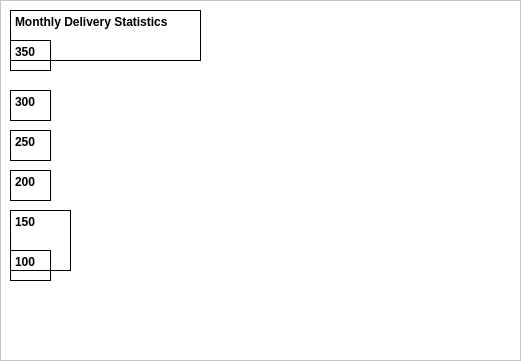
       <widget class="QFrame" name="frame_8">
        <property name="geometry">
         <rect>
          <x>740</x>
          <y>410</y>
          <width>521</width>
          <height>361</height>
         </rect>
        </property>
        <property name="styleSheet">
         <string notr="true">background-color: qlineargradient(spread:pad, x1:0, y1:0, x2:0.0717489, y2:0.125, stop:0 rgba(0, 170, 127, 108), stop:1 rgba(255, 255, 255, 255));
background-color: rgb(255, 255, 255);</string>
        </property>
        <property name="frameShape">
         <enum>QFrame::Shape::StyledPanel</enum>
        </property>
        <property name="frameShadow">
         <enum>QFrame::Shadow::Raised</enum>
        </property>
        <widget class="QTextEdit" name="textEdit_33">
         <property name="geometry">
          <rect>
           <x>10</x>
           <y>10</y>
           <width>191</width>
           <height>51</height>
          </rect>
         </property>
         <property name="styleSheet">
          <string notr="true">color:black;
color: rgb(0, 0, 0);
background-color: qlineargradient(spread:pad, x1:0, y1:0, x2:1, y2:1, stop:0 rgba(0, 0, 0, 0));</string>
         </property>
         <property name="html">
          <string>&lt;!DOCTYPE HTML PUBLIC &quot;-//W3C//DTD HTML 4.0//EN&quot; &quot;http://www.w3.org/TR/REC-html40/strict.dtd&quot;&gt;
&lt;html&gt;&lt;head&gt;&lt;meta name=&quot;qrichtext&quot; content=&quot;1&quot; /&gt;&lt;meta charset=&quot;utf-8&quot; /&gt;&lt;style type=&quot;text/css&quot;&gt;
p, li { white-space: pre-wrap; }
hr { height: 1px; border-width: 0; }
li.unchecked::marker { content: &quot;\2610&quot;; }
li.checked::marker { content: &quot;\2612&quot;; }
&lt;/style&gt;&lt;/head&gt;&lt;body style=&quot; font-family:'Segoe UI'; font-size:9pt; font-weight:400; font-style:normal;&quot;&gt;
&lt;p style=&quot; margin-top:0px; margin-bottom:0px; margin-left:0px; margin-right:0px; -qt-block-indent:0; text-indent:0px;&quot;&gt;&lt;span style=&quot; font-weight:700; color:#000000;&quot;&gt;Monthly Delivery Statistics&lt;/span&gt;&lt;/p&gt;&lt;/body&gt;&lt;/html&gt;</string>
         </property>
        </widget>
        <widget class="QTextEdit" name="textEdit_34">
         <property name="geometry">
          <rect>
           <x>10</x>
           <y>250</y>
           <width>41</width>
           <height>31</height>
          </rect>
         </property>
         <property name="styleSheet">
          <string notr="true">background-color: qlineargradient(spread:pad, x1:0, y1:0, x2:1, y2:1, stop:0 rgba(0, 0, 0, 0));</string>
         </property>
         <property name="html">
          <string>&lt;!DOCTYPE HTML PUBLIC &quot;-//W3C//DTD HTML 4.0//EN&quot; &quot;http://www.w3.org/TR/REC-html40/strict.dtd&quot;&gt;
&lt;html&gt;&lt;head&gt;&lt;meta name=&quot;qrichtext&quot; content=&quot;1&quot; /&gt;&lt;meta charset=&quot;utf-8&quot; /&gt;&lt;style type=&quot;text/css&quot;&gt;
p, li { white-space: pre-wrap; }
hr { height: 1px; border-width: 0; }
li.unchecked::marker { content: &quot;\2610&quot;; }
li.checked::marker { content: &quot;\2612&quot;; }
&lt;/style&gt;&lt;/head&gt;&lt;body style=&quot; font-family:'Segoe UI'; font-size:9pt; font-weight:400; font-style:normal;&quot;&gt;
&lt;p style=&quot; margin-top:0px; margin-bottom:0px; margin-left:0px; margin-right:0px; -qt-block-indent:0; text-indent:0px;&quot;&gt;&lt;span style=&quot; font-weight:700;&quot;&gt;100&lt;/span&gt;&lt;/p&gt;&lt;/body&gt;&lt;/html&gt;</string>
         </property>
        </widget>
        <widget class="QTextEdit" name="textEdit_35">
         <property name="geometry">
          <rect>
           <x>10</x>
           <y>40</y>
           <width>41</width>
           <height>31</height>
          </rect>
         </property>
         <property name="styleSheet">
          <string notr="true">background-color: qlineargradient(spread:pad, x1:0, y1:0, x2:1, y2:1, stop:0 rgba(0, 0, 0, 0));</string>
         </property>
         <property name="html">
          <string>&lt;!DOCTYPE HTML PUBLIC &quot;-//W3C//DTD HTML 4.0//EN&quot; &quot;http://www.w3.org/TR/REC-html40/strict.dtd&quot;&gt;
&lt;html&gt;&lt;head&gt;&lt;meta name=&quot;qrichtext&quot; content=&quot;1&quot; /&gt;&lt;meta charset=&quot;utf-8&quot; /&gt;&lt;style type=&quot;text/css&quot;&gt;
p, li { white-space: pre-wrap; }
hr { height: 1px; border-width: 0; }
li.unchecked::marker { content: &quot;\2610&quot;; }
li.checked::marker { content: &quot;\2612&quot;; }
&lt;/style&gt;&lt;/head&gt;&lt;body style=&quot; font-family:'Segoe UI'; font-size:9pt; font-weight:400; font-style:normal;&quot;&gt;
&lt;p style=&quot; margin-top:0px; margin-bottom:0px; margin-left:0px; margin-right:0px; -qt-block-indent:0; text-indent:0px;&quot;&gt;&lt;span style=&quot; font-weight:700;&quot;&gt;350&lt;/span&gt;&lt;/p&gt;&lt;/body&gt;&lt;/html&gt;</string>
         </property>
        </widget>
        <widget class="QTextEdit" name="textEdit_36">
         <property name="geometry">
          <rect>
           <x>10</x>
           <y>90</y>
           <width>41</width>
           <height>31</height>
          </rect>
         </property>
         <property name="styleSheet">
          <string notr="true">background-color: qlineargradient(spread:pad, x1:0, y1:0, x2:1, y2:1, stop:0 rgba(0, 0, 0, 0));</string>
         </property>
         <property name="html">
          <string>&lt;!DOCTYPE HTML PUBLIC &quot;-//W3C//DTD HTML 4.0//EN&quot; &quot;http://www.w3.org/TR/REC-html40/strict.dtd&quot;&gt;
&lt;html&gt;&lt;head&gt;&lt;meta name=&quot;qrichtext&quot; content=&quot;1&quot; /&gt;&lt;meta charset=&quot;utf-8&quot; /&gt;&lt;style type=&quot;text/css&quot;&gt;
p, li { white-space: pre-wrap; }
hr { height: 1px; border-width: 0; }
li.unchecked::marker { content: &quot;\2610&quot;; }
li.checked::marker { content: &quot;\2612&quot;; }
&lt;/style&gt;&lt;/head&gt;&lt;body style=&quot; font-family:'Segoe UI'; font-size:9pt; font-weight:400; font-style:normal;&quot;&gt;
&lt;p style=&quot; margin-top:0px; margin-bottom:0px; margin-left:0px; margin-right:0px; -qt-block-indent:0; text-indent:0px;&quot;&gt;&lt;span style=&quot; font-weight:700;&quot;&gt;300&lt;/span&gt;&lt;/p&gt;&lt;/body&gt;&lt;/html&gt;</string>
         </property>
        </widget>
        <widget class="QTextEdit" name="textEdit_37">
         <property name="geometry">
          <rect>
           <x>10</x>
           <y>130</y>
           <width>41</width>
           <height>31</height>
          </rect>
         </property>
         <property name="styleSheet">
          <string notr="true">background-color: qlineargradient(spread:pad, x1:0, y1:0, x2:1, y2:1, stop:0 rgba(0, 0, 0, 0));</string>
         </property>
         <property name="html">
          <string>&lt;!DOCTYPE HTML PUBLIC &quot;-//W3C//DTD HTML 4.0//EN&quot; &quot;http://www.w3.org/TR/REC-html40/strict.dtd&quot;&gt;
&lt;html&gt;&lt;head&gt;&lt;meta name=&quot;qrichtext&quot; content=&quot;1&quot; /&gt;&lt;meta charset=&quot;utf-8&quot; /&gt;&lt;style type=&quot;text/css&quot;&gt;
p, li { white-space: pre-wrap; }
hr { height: 1px; border-width: 0; }
li.unchecked::marker { content: &quot;\2610&quot;; }
li.checked::marker { content: &quot;\2612&quot;; }
&lt;/style&gt;&lt;/head&gt;&lt;body style=&quot; font-family:'Segoe UI'; font-size:9pt; font-weight:400; font-style:normal;&quot;&gt;
&lt;p style=&quot; margin-top:0px; margin-bottom:0px; margin-left:0px; margin-right:0px; -qt-block-indent:0; text-indent:0px;&quot;&gt;&lt;span style=&quot; font-weight:700;&quot;&gt;250&lt;/span&gt;&lt;/p&gt;&lt;/body&gt;&lt;/html&gt;</string>
         </property>
        </widget>
        <widget class="QTextEdit" name="textEdit_38">
         <property name="geometry">
          <rect>
           <x>10</x>
           <y>170</y>
           <width>41</width>
           <height>31</height>
          </rect>
         </property>
         <property name="styleSheet">
          <string notr="true">background-color: qlineargradient(spread:pad, x1:0, y1:0, x2:1, y2:1, stop:0 rgba(0, 0, 0, 0));</string>
         </property>
         <property name="html">
          <string>&lt;!DOCTYPE HTML PUBLIC &quot;-//W3C//DTD HTML 4.0//EN&quot; &quot;http://www.w3.org/TR/REC-html40/strict.dtd&quot;&gt;
&lt;html&gt;&lt;head&gt;&lt;meta name=&quot;qrichtext&quot; content=&quot;1&quot; /&gt;&lt;meta charset=&quot;utf-8&quot; /&gt;&lt;style type=&quot;text/css&quot;&gt;
p, li { white-space: pre-wrap; }
hr { height: 1px; border-width: 0; }
li.unchecked::marker { content: &quot;\2610&quot;; }
li.checked::marker { content: &quot;\2612&quot;; }
&lt;/style&gt;&lt;/head&gt;&lt;body style=&quot; font-family:'Segoe UI'; font-size:9pt; font-weight:400; font-style:normal;&quot;&gt;
&lt;p style=&quot; margin-top:0px; margin-bottom:0px; margin-left:0px; margin-right:0px; -qt-block-indent:0; text-indent:0px;&quot;&gt;&lt;span style=&quot; font-weight:700;&quot;&gt;200&lt;/span&gt;&lt;/p&gt;&lt;/body&gt;&lt;/html&gt;</string>
         </property>
        </widget>
        <widget class="QTextEdit" name="textEdit_39">
         <property name="geometry">
          <rect>
           <x>10</x>
           <y>210</y>
           <width>61</width>
           <height>61</height>
          </rect>
         </property>
         <property name="styleSheet">
          <string notr="true">background-color: qlineargradient(spread:pad, x1:0, y1:0, x2:1, y2:1, stop:0 rgba(0, 0, 0, 0));</string>
         </property>
         <property name="html">
          <string>&lt;!DOCTYPE HTML PUBLIC &quot;-//W3C//DTD HTML 4.0//EN&quot; &quot;http://www.w3.org/TR/REC-html40/strict.dtd&quot;&gt;
&lt;html&gt;&lt;head&gt;&lt;meta name=&quot;qrichtext&quot; content=&quot;1&quot; /&gt;&lt;meta charset=&quot;utf-8&quot; /&gt;&lt;style type=&quot;text/css&quot;&gt;
p, li { white-space: pre-wrap; }
hr { height: 1px; border-width: 0; }
li.unchecked::marker { content: &quot;\2610&quot;; }
li.checked::marker { content: &quot;\2612&quot;; }
&lt;/style&gt;&lt;/head&gt;&lt;body style=&quot; font-family:'Segoe UI'; font-size:9pt; font-weight:400; font-style:normal;&quot;&gt;
&lt;p style=&quot; margin-top:0px; margin-bottom:0px; margin-left:0px; margin-right:0px; -qt-block-indent:0; text-indent:0px;&quot;&gt;&lt;span style=&quot; font-weight:700;&quot;&gt;150&lt;/span&gt;&lt;/p&gt;
&lt;p style=&quot;-qt-paragraph-type:empty; margin-top:0px; margin-bottom:0px; margin-left:0px; margin-right:0px; -qt-block-indent:0; text-indent:0px; font-weight:700;&quot;&gt;&lt;br /&gt;&lt;/p&gt;&lt;/body&gt;&lt;/html&gt;</string>
         </property>
        </widget>
        <widget class="QTextEdit" name="textEdit_40">
         <property name="geometry">
          <rect>
           <x>530</x>
           <y>450</y>
           <width>41</width>
           <height>31</height>
          </rect>
         </property>
         <property name="styleSheet">
          <string notr="true">background-color: qlineargradient(spread:pad, x1:0, y1:0, x2:1, y2:1, stop:0 rgba(0, 0, 0, 0));
color:black;</string>
         </property>
         <property name="html">
          <string>&lt;!DOCTYPE HTML PUBLIC &quot;-//W3C//DTD HTML 4.0//EN&quot; &quot;http://www.w3.org/TR/REC-html40/strict.dtd&quot;&gt;
&lt;html&gt;&lt;head&gt;&lt;meta name=&quot;qrichtext&quot; content=&quot;1&quot; /&gt;&lt;meta charset=&quot;utf-8&quot; /&gt;&lt;style type=&quot;text/css&quot;&gt;
p, li { white-space: pre-wrap; }
hr { height: 1px; border-width: 0; }
li.unchecked::marker { content: &quot;\2610&quot;; }
li.checked::marker { content: &quot;\2612&quot;; }
&lt;/style&gt;&lt;/head&gt;&lt;body style=&quot; font-family:'Segoe UI'; font-size:9pt; font-weight:400; font-style:normal;&quot;&gt;
&lt;p style=&quot; margin-top:0px; margin-bottom:0px; margin-left:0px; margin-right:0px; -qt-block-indent:0; text-indent:0px;&quot;&gt;&lt;span style=&quot; font-weight:700;&quot;&gt;Mon&lt;/span&gt;&lt;/p&gt;&lt;/body&gt;&lt;/html&gt;</string>
         </property>
        </widget>
        <widget class="QTextEdit" name="textEdit_41">
         <property name="geometry">
          <rect>
           <x>440</x>
           <y>450</y>
           <width>41</width>
           <height>31</height>
          </rect>
         </property>
         <property name="styleSheet">
          <string notr="true">background-color: qlineargradient(spread:pad, x1:0, y1:0, x2:1, y2:1, stop:0 rgba(0, 0, 0, 0));
color:black;</string>
         </property>
         <property name="html">
          <string>&lt;!DOCTYPE HTML PUBLIC &quot;-//W3C//DTD HTML 4.0//EN&quot; &quot;http://www.w3.org/TR/REC-html40/strict.dtd&quot;&gt;
&lt;html&gt;&lt;head&gt;&lt;meta name=&quot;qrichtext&quot; content=&quot;1&quot; /&gt;&lt;meta charset=&quot;utf-8&quot; /&gt;&lt;style type=&quot;text/css&quot;&gt;
p, li { white-space: pre-wrap; }
hr { height: 1px; border-width: 0; }
li.unchecked::marker { content: &quot;\2610&quot;; }
li.checked::marker { content: &quot;\2612&quot;; }
&lt;/style&gt;&lt;/head&gt;&lt;body style=&quot; font-family:'Segoe UI'; font-size:9pt; font-weight:400; font-style:normal;&quot;&gt;
&lt;p style=&quot; margin-top:0px; margin-bottom:0px; margin-left:0px; margin-right:0px; -qt-block-indent:0; text-indent:0px;&quot;&gt;&lt;span style=&quot; font-weight:700;&quot;&gt;Sun&lt;/span&gt;&lt;/p&gt;&lt;/body&gt;&lt;/html&gt;</string>
         </property>
        </widget>
        <widget class="QLabel" name="label_2">
         <property name="geometry">
          <rect>
           <x>100</x>
           <y>20</y>
           <width>41</width>
           <height>61</height>
          </rect>
         </property>
         <property name="styleSheet">
          <string notr="true">background-color: qlineargradient(spread:pad, x1:0, y1:0, x2:1, y2:1, stop:0 rgba(0, 0, 0, 0));</string>
         </property>
         <property name="text">
          <string/>
         </property>
         <property name="pixmap">
          <pixmap>../../../../Downloads/statistical-graphic.png</pixmap>
         </property>
         <property name="scaledContents">
          <bool>true</bool>
         </property>
        </widget>
       </widget>
